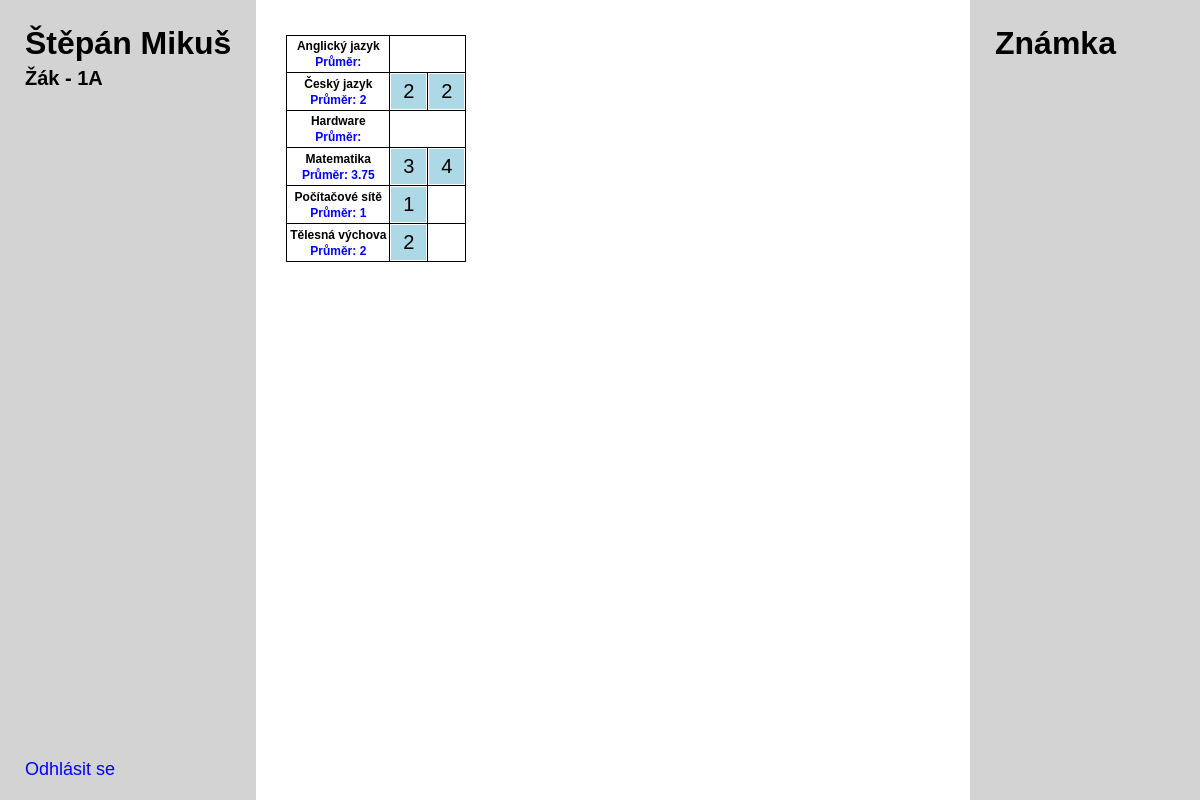
Page /intranet/main.php (signed in) on the earlier database version.
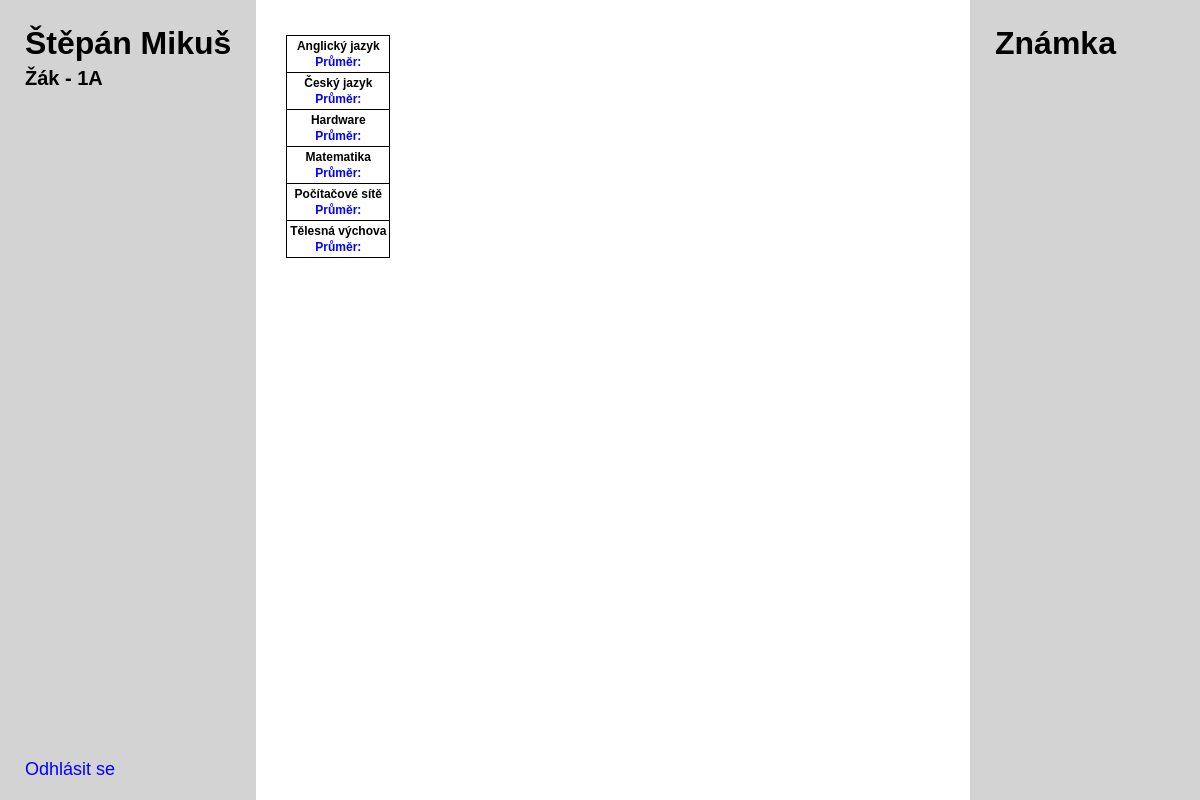
Same page on the later database version.
### tables this page shows
CREATE TABLE IF NOT EXISTS `ucet` (
  `idLogin` int(11) NOT NULL,
  `login` varchar(45) NOT NULL,
  `heslo` varchar(200) NOT NULL,
  `jmeno` varchar(45) NOT NULL,
  `prijmeni` varchar(45) NOT NULL,
  PRIMARY KEY (`idLogin`),
  UNIQUE KEY `login_UNIQUE` (`login`),
  UNIQUE KEY `idLogin_UNIQUE` (`idLogin`)
);

CREATE TABLE IF NOT EXISTS `znamka` (
  `idZnamka` int(11) NOT NULL AUTO_INCREMENT,
  `znamka` varchar(1) NOT NULL,
  `datum` date NOT NULL,
  `zak_ucet_idLogin` int(11) NOT NULL,
  `kategorieZnamek_idKategorieZnamek` int(11) NOT NULL,
  `predmetTridy_idpredmetTridy` int(11) NOT NULL,
  `poznamka` varchar(45) DEFAULT NULL,
  PRIMARY KEY (`idZnamka`),
  UNIQUE KEY `idZnamka_UNIQUE` (`idZnamka`),
  KEY `fk_znamka_zak1_idx` (`zak_ucet_idLogin`),
  KEY `fk_znamka_kategorieZnamek1_idx` (`kategorieZnamek_idKategorieZnamek`),
  KEY `fk_znamka_predmetTridy1_idx` (`predmetTridy_idpredmetTridy`)
);

### intranet/Db.php (called while the page is built, shortened)
<?php
class Db{
    private $connection;
    public function __construct(){
        $this->connection = new PDO("mysql:host=localhost;port=3306;dbname=mydb;charset=utf8mb4", "root", "", [PDO::ATTR_ERRMODE => PDO::ERRMODE_EXCEPTION, PDO::MYSQL_ATTR_MULTI_STATEMENTS => false]);
    }
    public function getBasicInfo(string $login){
        $stmt = $this->connection->prepare("SELECT * FROM ucet WHERE ucet.login = ?");
        if(!$stmt->execute([$login]))
            throw new Exception("Dotaz se neprovedl");
        $stmt->setFetchMode(PDO::FETCH_ASSOC);
        $data = $stmt->fetch();
        $id = $data["idLogin"];
        $jmeno = $data["jmeno"];
        $prijmeni = $data["prijmeni"];
        $role = "";
        $trida = "";
        $stmt = $this->connection->prepare("SELECT * FROM zak WHERE zak.ucet_idLogin = ?");
        if(!$stmt->execute([$id]))
            throw new Exception("Dotaz se neprovedl");
        $stmt->setFetchMode(PDO::FETCH_ASSOC);
        $data = $stmt->fetch();
        if(!$data){
            $role = "Učitel";
        }
        else{
            $role = "Žák";
            $trida = $data["trida_nazev"];
        }
        return array("jmeno"=>$jmeno, "prijmeni"=>$prijmeni, "role"=>$role, "trida"=>$trida, "id"=>$id);
    }
    public function getZnamkyZakPredmet($id){
        $predmety = Db::getPredmetyZaka($id);
        $znamky = [];
        $stmt = $this->connection->prepare("SELECT * FROM znamka WHERE znamka.zak_ucet_idLogin = ? and znamka.predmetTridy_idpredmetTridy = any (SELECT predmettridy.idpredmetTridy FROM predmettridy WHERE predmettridy.predmet_zkratka = (SELECT predmet.zkratka FROM predmet where predmet.nazev = ?)) ORDER BY znamka.datum");
        foreach($predmety as $predmet){
            if(!$stmt->execute([$id, $predmet]))
                throw new Exception("Dotaz se neprovedl");
            $stmt->setFetchMode(PDO::FETCH_ASSOC);
            $znamky[$predmet]=$stmt->fetchAll();
        }
        return $znamky;
    }
    public function getPredmetyZaka($id){
        $stmt = $this->connection->prepare("SELECT predmet.nazev from predmet WHERE predmet.zkratka = ANY (SELECT predmettridy.predmet_zkratka FROM predmettridy WHERE predmettridy.skupinaZaku_idSkupiny in(SELECT skupinazaku_has_zak.skupinaZaku_idSkupiny FROM skupinazaku_has_zak WHERE skupinazaku_has_zak.zak_ucet_idLogin = ?)) ORDER by predmet.nazev");
        if(!$stmt->execute([$id]))
            throw new Exception("Dotaz se neprovedl");
        $stmt->setFetchMode(PDO::FETCH_ASSOC);
        $predmety = $stmt->fetchAll();
        return array_column($predmety, "nazev");
    }
    public function getKategorieZnamky($id){
        $stmt = $this->connection->prepare("SELECT * from kategorieZnamek WHERE kategorieZnamek.idKategorieZnamek = any (SELECT znamka.kategorieZnamek_idKategorieZnamek from znamka WHERE znamka.idZnamka = ?)");
        if(!$stmt->execute([$id]))
            throw new Exception("Dotaz se neprovedl");
        $stmt->setFetchMode(PDO::FETCH_ASSOC);
        return $stmt->fetch();
    }
    public function prumer($idZaka){
        $vazeneZnamky = [];
        $znamky = Db::getZnamkyZakPredmet($idZaka);
        foreach($znamky as $key=>$value){
            $vynasobenaZnamka = 0;
            $soucetVah = 0;
            foreach($value as $znamka){
                $vynasobenaZnamka = $vynasobenaZnamka + ($znamka["znamka"]*Db::getKategorieZnamky($znamka["idZnamka"])["vaha"]);
                $soucetVah = $soucetVah + Db::getKategorieZnamky($znamka["idZnamka"])["vaha"];
            }
            if($vynasobenaZnamka == 0){
                $vazeneZnamky[$key] = "";
            }
            else{
                $vazeneZnamky[$key] = round(($vynasobenaZnamka/$soucetVah), 2, PHP_ROUND_HALF_UP);
            }
        }
        return $vazeneZnamky;
    }
}

### intranet/main.php (the view, shortened to what this page needs)
<?php
    require_once("Db.php");
    $db = new Db();
    $info = $db->getBasicInfo($_SESSION["login"]);
    if($info["role"] == "Žák"){
        $znamky = $db->getZnamkyZakPredmet($info["id"]);
        $prumer = $db->prumer($info["id"]);
    }
    else if($info["role"] == "Učitel"){
        $skupiny=$db->getSkupinyUcitele($info["id"]);
    }
?>
<html>
<head>
    <link rel='stylesheet' type='text/css' media='screen' href='styles.css'>
</head>
<body>
    <div class="content">
        <div class="infoPanel">
            <div class="jmeno">
                <h1> <?php echo($info["jmeno"] . " " . $info["prijmeni"])?></h1>
                <h2> <?php echo($info["role"]);
                if($info["trida"] != ""){
                    echo(" - " . $info["trida"]);
                }
                ?> </h2>
            </div>
            <a href="odhlaseni.php">Odhlásit se</a>
        </div>
        <div class="znamky">
            <table>
                <?php if($info["role"] == "Žák"){
                    foreach($znamky as $key=>$value) :?>
                        <tr>
                            <th><p><?php echo($key)?></p><p class="prumer">Průměr: <?php echo($prumer[$key]); ?></p></th>
                            <?php foreach($znamky[$key] as $znamka) :?>
                                <th class="znamka"><button id=<?php echo($znamka["idZnamka"]) ?> onclick="znamkaInfo(this.id)"> <?php echo($znamka["znamka"])?></button></th>
                            <?php endforeach;?>
                        </tr>
                    <?php endforeach;}?>
            </table>
        </div>
        <div class="infoOZnamce">
            <h1>Známka</h1>
        </div>
    </div>
</body>
</html>

### intranet/styles.css (style rules this page uses)
body { font-family: Arial, Helvetica, sans-serif; margin: 0px; height: 100%; }
table, tr, th, td { border: 1px solid; }
table { border-collapse: collapse; margin-top: 10px; }
.content { display: flex; flex-direction: row; justify-content: space-between; height: 100%; }
.infoPanel { background-color: lightgray; padding: 20px 25px; height: 93,5%; }
h2 { font-size: 20px; margin: 0px; }
h1 { margin: 5px 0px; }
.infoPanel { display: flex; flex-direction: column; justify-content: space-between; }
a { color: blue; font-size: 18px; text-decoration: none; }
.znamky { padding: 25px 30px; margin-right: auto; }
table p { font-size: 12px; margin: 2px; }
.prumer { color: blue; }
.infoOZnamce { background-color: lightgray; padding: 20px 25px; height: 93,5%; width: 15%; }
.znamka { width: 10%; }
button { width: 35px; height: 35px; background-color: lightblue; border: none; font-size: 20px; }

Differences in the rows shown:
removed znamka: znamka "2", shown under "Český jazyk"
removed znamka: znamka "2", shown under "Český jazyk"
removed znamka: znamka "3", shown under "Matematika"
removed znamka: znamka "4", shown under "Matematika"
removed znamka: znamka "1", shown under "Počítačové sítě"
removed znamka: znamka "2", shown under "Tělesná výchova"
Other differences:
new list line: "Český jazyk Průměr:"
new list line: "Matematika Průměr:"
new list line: "Počítačové sítě Průměr:"
new list line: "Tělesná výchova Průměr:"
list line gone: "Český jazyk Průměr: 2"
list line gone: "Matematika Průměr: 3.75"
list line gone: "Počítačové sítě Průměr: 1"
list line gone: "Tělesná výchova Průměr: 2"
